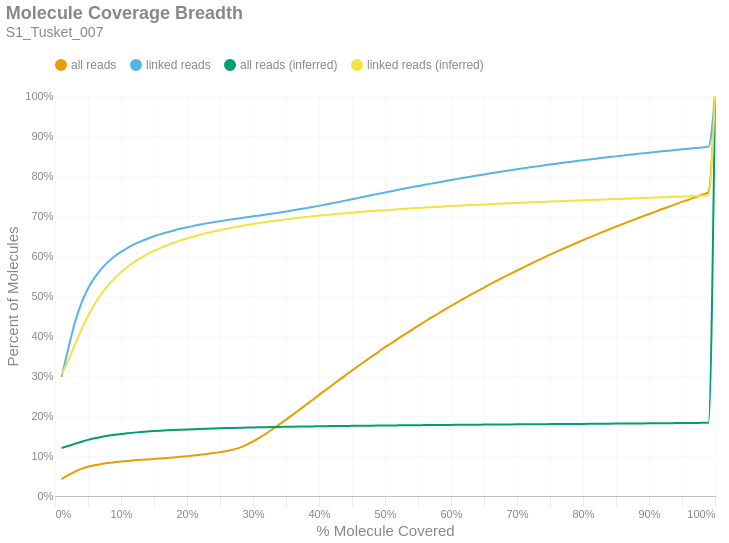

Write notebook code for a chart like this one.
### Markdown cell above
### Molecule Read Coverage
This chart shows molecule coverage breadth as computed by the number of bases aligned to that molecule. In other words, "*how much of each unique long molecule is actually sequenced/aligned?*" Keep in mind there is a distinction between sequences and alignments, since some sequences belonging to a particular molecule may not align well and wouldn't appear in the alignment data. This chart also shows molecule coverage breadth as computed by the *inferred fragment* from which the aligned sequences originate. Unlike read coverage, this calculation takes into account the total insert size, including unsequenced gaps between the forward and reverse reads. Like the previous figures, these are cumulative percents.

### Code cell
if SKIPLR:
    print_html(f"Skipped")
else:
    binned_df = consolidated_hist(valids['coverage_bp'], mask, 0.01, True)
    binned_df_inf = consolidated_hist(valids['coverage_inserts'], mask, 0.01, True)
    binned_df = binned_df.with_columns(pl.lit(binned_df_inf['all reads (cumsum)']).alias('all reads (inferred)'))
    binned_df = binned_df.with_columns(pl.lit(binned_df_inf['linked reads (cumsum)']).alias('linked reads (inferred)'))
    binned_df = binned_df.with_columns(
        (pl.col('bin').cast(pl.Float64) + 0.01).alias('right_edge')
    )

    with SafeRender(binned_df):
        (
            density_plot(binned_df, 'Molecule Coverage Breadth', samplename, 'molcov', ['all reads (inferred)','linked reads (inferred)'])
            .encode(
                #x=alt.X('bin:Q', title="% Molecule Covered").axis(format = '%').scale(padding=0),
                x=alt.X('right_edge:Q', title="% Molecule Covered").axis(format='%').scale(padding=0),
                y=alt.Y('value:Q', title='Percent of Molecules')
                    .axis(format='%')
                    .stack(False)
                    .scale(domainMin=0, padding=0),
                color=alt.Color("key:N").scale(domain = ["all reads", "linked reads", "all reads (inferred)", "linked reads (inferred)"]),
                tooltip = [
                    alt.Tooltip("key:N", title = "Data Type"),
                    alt.Tooltip("range_label:N", title="% Molecule Covered"),
                    alt.Tooltip("value:Q", format = ".2%", title="% Molecules")
                ]
            )
        ).display()

### Figure 1 — Vega-Lite specification as saved in the notebook (floating-point values rounded to 4 significant figures)
{"width": "container", "height": 400, "config": {"title": {"anchor": "start", "dy": -15, "fontSize": 18, "color": "#888888", "subtitleColor": "#888888", "subtitleFontSize": 14}, "arc": {"fill": "#0072B2"}, "axis": {"domainColor": "#888888", "domainWidth": 0.5, "gridWidth": 0.2, "grid": false, "titleFontWeight": 400, "titleFontSize": 15, "labelFontSize": 11, "labelColor": "#888888", "tickColor": "#888888", "tickWidth": 0.2, "titleColor": "#888888"}, "axisBand": {"grid": false}, "axisX": {"grid": true, "tickSize": 10, "domainCap": "round"}, "axisY": {"domain": false, "grid": true, "tickSize": 0, "domainCap": "round"}, "background": "transparent", "header": {"labelFontSize": 15, "labelColor": "#888888", "titleFontSize": 15, "titleFontWeight": 600, "titleColor": "#888888"}, "legend": {"labelFont": "sans-serif", "labelFontSize": 12, "labelColor": "#888888", "symbolSize": 100, "symbolType": "circle", "titleFontSize": 12, "titlePadding": 10, "titleColor": "#888888", "title": null, "orient": "top"}, "range": {"category": ["#E69F00", "#56B4E9", "#009E73", "#F0E442", "#0072B2", "#D55E00", "#CC79A7", "#000000"], "diverging": ["#cfe8f3", "#a2d4ec", "#73bfe2", "#46abdb", "#1696d2", "#12719e"]}, "area": {"fill": "#0072B2", "fillOpacity": 0.7, "line": true, "strokeOpacity": 0.7}, "line": {"color": "#0072B2", "stroke": "#0072B2", "strokeWidth": 2}, "trail": {"color": "#0072B2", "stroke": "#0072B2", "strokeWidth": 0, "size": 1}, "point": {"filled": true, "fillOpacity": 1.0, "size": 95}, "text": {"color": "#888888", "fontSize": 11, "align": "right", "fontWeight": 400, "size": 11}, "bar": {"fill": "#0072B2", "stroke": null}, "view": {"stroke": null, "continuousWidth": 660, "continuousHeight": 400}}, "data": {"name": "data-d1c6ac9ed2efee5294a600389d55372f"}, "mark": {"type": "line", "interpolate": "monotone", "point": {"opacity": 0, "size": 275}}, "encoding": {"color": {"field": "key", "scale": {"domain": ["all reads", "linked reads", "all reads (inferred)", "linked reads (inferred)"]}, "type": "nominal"}, "tooltip": [{"field": "key", "title": "Data Type", "type": "nominal"}, {"field": "range_label", "title": "% Molecule Covered", "type": "nominal"}, {"field": "value", "format": ".2%", "title": "% Molecules", "type": "quantitative"}], "x": {"axis": {"format": "%"}, "field": "right_edge", "scale": {"padding": 0}, "title": "% Molecule Covered", "type": "quantitative"}, "y": {"axis": {"format": "%"}, "field": "value", "scale": {"domainMin": 0, "padding": 0}, "stack": false, "title": "Percent of Molecules", "type": "quantitative"}}, "params": [{"name": "param_c36ac31b6afebe62", "select": {"type": "point", "fields": ["key"]}, "bind": "legend"}], "title": {"text": "Molecule Coverage Breadth", "subtitle": "S1_Tusket_007"}, "transform": [{"fold": ["all reads (cumsum)", "linked reads (cumsum)", "all reads (inferred)", "linked reads (inferred)"]}, {"calculate": "replace(datum.key, ' (cumsum)', '')", "as": "key"}, {"filter": {"param": "param_c36ac31b6afebe62"}}], "usermeta": {"embedOptions": {"downloadFileName": "S1_Tusket_007.molcov"}}, "$schema": "https://vega.github.io/schema/vega-lite/v6.1.0.json", "datasets": {"data-d1c6ac9ed2efee5294a600389d55372f": [{"bin": "0.0", "interval": "0.0-0.01", "all reads": 0.04237, "linked reads": 0.2979, "all reads (cumsum)": 0.04237, "linked reads (cumsum)": 0.2979, "range_label": "0.0-0.01", "all reads (inferred)": 0.1202, "linked reads (inferred)": 0.3036, "right_edge": 0.01}, {"bin": "0.01", "interval": "0.01-0.02", "all reads": 0.009678, "linked reads": 0.06955, "all reads (cumsum)": 0.05205, "linked reads (cumsum)": 0.3675, "range_label": "0.01-0.02", "all reads (inferred)": 0.1251, "linked reads (inferred)": 0.3386, "right_edge": 0.02}, {"bin": "0.02", "interval": "0.02-0.03", "all reads": 0.009022, "linked reads": 0.0656, "all reads (cumsum)": 0.06107, "linked reads (cumsum)": 0.4331, "range_label": "0.02-0.03", "all reads (inferred)": 0.1304, "linked reads (inferred)": 0.3771, "right_edge": 0.03}, {"bin": "0.03", "interval": "0.03-0.04", "all reads": 0.006864, "linked reads": 0.04922, "all reads (cumsum)": 0.06793, "linked reads (cumsum)": 0.4823, "range_label": "0.03-0.04", "all reads (inferred)": 0.1356, "linked reads (inferred)": 0.4154, "right_edge": 0.04}, {"bin": "0.04", "interval": "0.04-0.05", "all reads": 0.005062, "linked reads": 0.03627, "all reads (cumsum)": 0.073, "linked reads (cumsum)": 0.5186, "range_label": "0.04-0.05", "all reads (inferred)": 0.1403, "linked reads (inferred)": 0.4501, "right_edge": 0.05}, {"bin": "0.05", "interval": "0.05-0.06", "all reads": 0.003852, "linked reads": 0.02731, "all reads (cumsum)": 0.07685, "linked reads (cumsum)": 0.5459, "range_label": "0.05-0.06", "all reads (inferred)": 0.1443, "linked reads (inferred)": 0.4797, "right_edge": 0.06}, {"bin": "0.06", "interval": "0.06-0.07", "all reads": 0.003042, "linked reads": 0.0215, "all reads (cumsum)": 0.07989, "linked reads (cumsum)": 0.5674, "range_label": "0.06-0.07", "all reads (inferred)": 0.1477, "linked reads (inferred)": 0.5047, "right_edge": 0.07}, {"bin": "0.07", "interval": "0.07-0.08", "all reads": 0.002484, "linked reads": 0.01737, "all reads (cumsum)": 0.08237, "linked reads (cumsum)": 0.5847, "range_label": "0.07-0.08", "all reads (inferred)": 0.1505, "linked reads (inferred)": 0.5258, "right_edge": 0.08}, {"bin": "0.08", "interval": "0.08-0.09", "all reads": 0.002013, "linked reads": 0.01387, "all reads (cumsum)": 0.08439, "linked reads (cumsum)": 0.5986, "range_label": "0.08-0.09", "all reads (inferred)": 0.1529, "linked reads (inferred)": 0.5437, "right_edge": 0.09}, {"bin": "0.09", "interval": "0.09-0.1", "all reads": 0.001755, "linked reads": 0.01168, "all reads (cumsum)": 0.08614, "linked reads (cumsum)": 0.6103, "range_label": "0.09-0.1", "all reads (inferred)": 0.1551, "linked reads (inferred)": 0.5595, "right_edge": 0.1}, {"bin": "0.1", "interval": "0.1-0.11", "all reads": 0.00156, "linked reads": 0.01012, "all reads (cumsum)": 0.0877, "linked reads (cumsum)": 0.6204, "range_label": "0.1-0.11", "all reads (inferred)": 0.1569, "linked reads (inferred)": 0.5729, "right_edge": 0.11}, {"bin": "0.11", "interval": "0.11-0.12", "all reads": 0.001373, "linked reads": 0.008623, "all reads (cumsum)": 0.08908, "linked reads (cumsum)": 0.629, "range_label": "0.11-0.12", "all reads (inferred)": 0.1584, "linked reads (inferred)": 0.5846, "right_edge": 0.12}, {"bin": "0.12", "interval": "0.12-0.13", "all reads": 0.001264, "linked reads": 0.007487, "all reads (cumsum)": 0.09034, "linked reads (cumsum)": 0.6365, "range_label": "0.12-0.13", "all reads (inferred)": 0.1599, "linked reads (inferred)": 0.5952, "right_edge": 0.13}, {"bin": "0.13", "interval": "0.13-0.14", "all reads": 0.001182, "linked reads": 0.006707, "all reads (cumsum)": 0.09152, "linked reads (cumsum)": 0.6432, "range_label": "0.13-0.14", "all reads (inferred)": 0.1611, "linked reads (inferred)": 0.6045, "right_edge": 0.14}, {"bin": "0.14", "interval": "0.14-0.15", "all reads": 0.001133, "linked reads": 0.005998, "all reads (cumsum)": 0.09265, "linked reads (cumsum)": 0.6492, "range_label": "0.14-0.15", "all reads (inferred)": 0.1622, "linked reads (inferred)": 0.6129, "right_edge": 0.15}, {"bin": "0.15", "interval": "0.15-0.16", "all reads": 0.001164, "linked reads": 0.005374, "all reads (cumsum)": 0.09382, "linked reads (cumsum)": 0.6546, "range_label": "0.15-0.16", "all reads (inferred)": 0.1633, "linked reads (inferred)": 0.6204, "right_edge": 0.16}, {"bin": "0.16", "interval": "0.16-0.17", "all reads": 0.001267, "linked reads": 0.004853, "all reads (cumsum)": 0.09508, "linked reads (cumsum)": 0.6594, "range_label": "0.16-0.17", "all reads (inferred)": 0.1641, "linked reads (inferred)": 0.6269, "right_edge": 0.17}, {"bin": "0.17", "interval": "0.17-0.18", "all reads": 0.001369, "linked reads": 0.004434, "all reads (cumsum)": 0.09645, "linked reads (cumsum)": 0.6639, "range_label": "0.17-0.18", "all reads (inferred)": 0.165, "linked reads (inferred)": 0.6331, "right_edge": 0.18}, {"bin": "0.18", "interval": "0.18-0.19", "all reads": 0.001489, "linked reads": 0.004064, "all reads (cumsum)": 0.09794, "linked reads (cumsum)": 0.6679, "range_label": "0.18-0.19", "all reads (inferred)": 0.1657, "linked reads (inferred)": 0.6387, "right_edge": 0.19}, {"bin": "0.19", "interval": "0.19-0.2", "all reads": 0.001631, "linked reads": 0.003796, "all reads (cumsum)": 0.09957, "linked reads (cumsum)": 0.6717, "range_label": "0.19-0.2", "all reads (inferred)": 0.1664, "linked reads (inferred)": 0.6437, "right_edge": 0.2}, {"bin": "0.2", "interval": "0.2-0.21", "all reads": 0.001731, "linked reads": 0.003569, "all reads (cumsum)": 0.1013, "linked reads (cumsum)": 0.6753, "range_label": "0.2-0.21", "all reads (inferred)": 0.1671, "linked reads (inferred)": 0.6486, "right_edge": 0.21}, {"bin": "0.21", "interval": "0.21-0.22", "all reads": 0.001848, "linked reads": 0.003227, "all reads (cumsum)": 0.1032, "linked reads (cumsum)": 0.6785, "range_label": "0.21-0.22", "all reads (inferred)": 0.1677, "linked reads (inferred)": 0.6531, "right_edge": 0.22}, {"bin": "0.22", "interval": "0.22-0.23", "all reads": 0.001992, "linked reads": 0.003033, "all reads (cumsum)": 0.1051, "linked reads (cumsum)": 0.6816, "range_label": "0.22-0.23", "all reads (inferred)": 0.1683, "linked reads (inferred)": 0.6574, "right_edge": 0.23}, {"bin": "0.23", "interval": "0.23-0.24", "all reads": 0.002193, "linked reads": 0.002859, "all reads (cumsum)": 0.1073, "linked reads (cumsum)": 0.6844, "range_label": "0.23-0.24", "all reads (inferred)": 0.1688, "linked reads (inferred)": 0.6613, "right_edge": 0.24}, {"bin": "0.24", "interval": "0.24-0.25", "all reads": 0.002376, "linked reads": 0.002726, "all reads (cumsum)": 0.1097, "linked reads (cumsum)": 0.6872, "range_label": "0.24-0.25", "all reads (inferred)": 0.1693, "linked reads (inferred)": 0.665, "right_edge": 0.25}, {"bin": "0.25", "interval": "0.25-0.26", "all reads": 0.002703, "linked reads": 0.002551, "all reads (cumsum)": 0.1124, "linked reads (cumsum)": 0.6897, "range_label": "0.25-0.26", "all reads (inferred)": 0.1698, "linked reads (inferred)": 0.6684, "right_edge": 0.26}, {"bin": "0.26", "interval": "0.26-0.27", "all reads": 0.003473, "linked reads": 0.002404, "all reads (cumsum)": 0.1159, "linked reads (cumsum)": 0.6921, "range_label": "0.26-0.27", "all reads (inferred)": 0.1702, "linked reads (inferred)": 0.6715, "right_edge": 0.27}, {"bin": "0.27", "interval": "0.27-0.28", "all reads": 0.005061, "linked reads": 0.002348, "all reads (cumsum)": 0.121, "linked reads (cumsum)": 0.6945, "range_label": "0.27-0.28", "all reads (inferred)": 0.1706, "linked reads (inferred)": 0.6745, "right_edge": 0.28}, {"bin": "0.28", "interval": "0.28-0.29", "all reads": 0.006926, "linked reads": 0.002312, "all reads (cumsum)": 0.1279, "linked reads (cumsum)": 0.6968, "range_label": "0.28-0.29", "all reads (inferred)": 0.171, "linked reads (inferred)": 0.6773, "right_edge": 0.29}, {"bin": "0.29", "interval": "0.29-0.3", "all reads": 0.008382, "linked reads": 0.002321, "all reads (cumsum)": 0.1363, "linked reads (cumsum)": 0.6991, "range_label": "0.29-0.3", "all reads (inferred)": 0.1714, "linked reads (inferred)": 0.6801, "right_edge": 0.3}, {"bin": "0.3", "interval": "0.3-0.31", "all reads": 0.009467, "linked reads": 0.002291, "all reads (cumsum)": 0.1457, "linked reads (cumsum)": 0.7014, "range_label": "0.3-0.31", "all reads (inferred)": 0.1717, "linked reads (inferred)": 0.6827, "right_edge": 0.31}, {"bin": "0.31", "interval": "0.31-0.32", "all reads": 0.01051, "linked reads": 0.00247, "all reads (cumsum)": 0.1562, "linked reads (cumsum)": 0.7039, "range_label": "0.31-0.32", "all reads (inferred)": 0.1721, "linked reads (inferred)": 0.685, "right_edge": 0.32}, {"bin": "0.32", "interval": "0.32-0.33", "all reads": 0.01117, "linked reads": 0.002361, "all reads (cumsum)": 0.1674, "linked reads (cumsum)": 0.7062, "range_label": "0.32-0.33", "all reads (inferred)": 0.1724, "linked reads (inferred)": 0.6873, "right_edge": 0.33}, {"bin": "0.33", "interval": "0.33-0.34", "all reads": 0.01158, "linked reads": 0.002532, "all reads (cumsum)": 0.179, "linked reads (cumsum)": 0.7087, "range_label": "0.33-0.34", "all reads (inferred)": 0.1727, "linked reads (inferred)": 0.6896, "right_edge": 0.34}, {"bin": "0.34", "interval": "0.34-0.35", "all reads": 0.01181, "linked reads": 0.002595, "all reads (cumsum)": 0.1908, "linked reads (cumsum)": 0.7113, "range_label": "0.34-0.35", "all reads (inferred)": 0.173, "linked reads (inferred)": 0.6916, "right_edge": 0.35}, {"bin": "0.35", "interval": "0.35-0.36", "all reads": 0.01212, "linked reads": 0.002692, "all reads (cumsum)": 0.2029, "linked reads (cumsum)": 0.714, "range_label": "0.35-0.36", "all reads (inferred)": 0.1733, "linked reads (inferred)": 0.6937, "right_edge": 0.36}, {"bin": "0.36", "interval": "0.36-0.37", "all reads": 0.01232, "linked reads": 0.002695, "all reads (cumsum)": 0.2152, "linked reads (cumsum)": 0.7167, "range_label": "0.36-0.37", "all reads (inferred)": 0.1735, "linked reads (inferred)": 0.6957, "right_edge": 0.37}, {"bin": "0.37", "interval": "0.37-0.38", "all reads": 0.01237, "linked reads": 0.002762, "all reads (cumsum)": 0.2276, "linked reads (cumsum)": 0.7195, "range_label": "0.37-0.38", "all reads (inferred)": 0.1738, "linked reads (inferred)": 0.6975, "right_edge": 0.38}, {"bin": "0.38", "interval": "0.38-0.39", "all reads": 0.01243, "linked reads": 0.003015, "all reads (cumsum)": 0.24, "linked reads (cumsum)": 0.7225, "range_label": "0.38-0.39", "all reads (inferred)": 0.174, "linked reads (inferred)": 0.6993, "right_edge": 0.39}, {"bin": "0.39", "interval": "0.39-0.4", "all reads": 0.01277, "linked reads": 0.003166, "all reads (cumsum)": 0.2528, "linked reads (cumsum)": 0.7257, "range_label": "0.39-0.4", "all reads (inferred)": 0.1743, "linked reads (inferred)": 0.701, "right_edge": 0.4}, {"bin": "0.4", "interval": "0.4-0.41", "all reads": 0.01215, "linked reads": 0.00301, "all reads (cumsum)": 0.265, "linked reads (cumsum)": 0.7287, "range_label": "0.4-0.41", "all reads (inferred)": 0.1745, "linked reads (inferred)": 0.7026, "right_edge": 0.41}, {"bin": "0.41", "interval": "0.41-0.42", "all reads": 0.01229, "linked reads": 0.003148, "all reads (cumsum)": 0.2773, "linked reads (cumsum)": 0.7318, "range_label": "0.41-0.42", "all reads (inferred)": 0.1747, "linked reads (inferred)": 0.7041, "right_edge": 0.42}, {"bin": "0.42", "interval": "0.42-0.43", "all reads": 0.01232, "linked reads": 0.003348, "all reads (cumsum)": 0.2896, "linked reads (cumsum)": 0.7352, "range_label": "0.42-0.43", "all reads (inferred)": 0.1749, "linked reads (inferred)": 0.7056, "right_edge": 0.43}, {"bin": "0.43", "interval": "0.43-0.44", "all reads": 0.01205, "linked reads": 0.003267, "all reads (cumsum)": 0.3016, "linked reads (cumsum)": 0.7384, "range_label": "0.43-0.44", "all reads (inferred)": 0.1751, "linked reads (inferred)": 0.707, "right_edge": 0.44}, {"bin": "0.44", "interval": "0.44-0.45", "all reads": 0.012, "linked reads": 0.003344, "all reads (cumsum)": 0.3136, "linked reads (cumsum)": 0.7418, "range_label": "0.44-0.45", "all reads (inferred)": 0.1753, "linked reads (inferred)": 0.7084, "right_edge": 0.45}, {"bin": "0.45", "interval": "0.45-0.46", "all reads": 0.01188, "linked reads": 0.003548, "all reads (cumsum)": 0.3255, "linked reads (cumsum)": 0.7453, "range_label": "0.45-0.46", "all reads (inferred)": 0.1755, "linked reads (inferred)": 0.7097, "right_edge": 0.46}, {"bin": "0.46", "interval": "0.46-0.47", "all reads": 0.01163, "linked reads": 0.00345, "all reads (cumsum)": 0.3371, "linked reads (cumsum)": 0.7488, "range_label": "0.46-0.47", "all reads (inferred)": 0.1757, "linked reads (inferred)": 0.7111, "right_edge": 0.47}, {"bin": "0.47", "interval": "0.47-0.48", "all reads": 0.0117, "linked reads": 0.003488, "all reads (cumsum)": 0.3488, "linked reads (cumsum)": 0.7523, "range_label": "0.47-0.48", "all reads (inferred)": 0.1759, "linked reads (inferred)": 0.7124, "right_edge": 0.48}, {"bin": "0.48", "interval": "0.48-0.49", "all reads": 0.01101, "linked reads": 0.003299, "all reads (cumsum)": 0.3599, "linked reads (cumsum)": 0.7556, "range_label": "0.48-0.49", "all reads (inferred)": 0.1761, "linked reads (inferred)": 0.7135, "right_edge": 0.49}, {"bin": "0.49", "interval": "0.49-0.5", "all reads": 0.01216, "linked reads": 0.00342, "all reads (cumsum)": 0.372, "linked reads (cumsum)": 0.759, "range_label": "0.49-0.5", "all reads (inferred)": 0.1763, "linked reads (inferred)": 0.7147, "right_edge": 0.5}, {"bin": "0.5", "interval": "0.5-0.51", "all reads": 0.01019, "linked reads": 0.003148, "all reads (cumsum)": 0.3822, "linked reads (cumsum)": 0.7621, "range_label": "0.5-0.51", "all reads (inferred)": 0.1764, "linked reads (inferred)": 0.7158, "right_edge": 0.51}, {"bin": "0.51", "interval": "0.51-0.52", "all reads": 0.01133, "linked reads": 0.003346, "all reads (cumsum)": 0.3935, "linked reads (cumsum)": 0.7655, "range_label": "0.51-0.52", "all reads (inferred)": 0.1766, "linked reads (inferred)": 0.717, "right_edge": 0.52}, {"bin": "0.52", "interval": "0.52-0.53", "all reads": 0.01072, "linked reads": 0.003195, "all reads (cumsum)": 0.4042, "linked reads (cumsum)": 0.7687, "range_label": "0.52-0.53", "all reads (inferred)": 0.1768, "linked reads (inferred)": 0.718, "right_edge": 0.53}, {"bin": "0.53", "interval": "0.53-0.54", "all reads": 0.01062, "linked reads": 0.003069, "all reads (cumsum)": 0.4149, "linked reads (cumsum)": 0.7718, "range_label": "0.53-0.54", "all reads (inferred)": 0.1769, "linked reads (inferred)": 0.7191, "right_edge": 0.54}, {"bin": "0.54", "interval": "0.54-0.55", "all reads": 0.01033, "linked reads": 0.00304, "all reads (cumsum)": 0.4252, "linked reads (cumsum)": 0.7748, "range_label": "0.54-0.55", "all reads (inferred)": 0.1771, "linked reads (inferred)": 0.7201, "right_edge": 0.55}, {"bin": "0.55", "interval": "0.55-0.56", "all reads": 0.01044, "linked reads": 0.003091, "all reads (cumsum)": 0.4356, "linked reads (cumsum)": 0.7779, "range_label": "0.55-0.56", "all reads (inferred)": 0.1772, "linked reads (inferred)": 0.721, "right_edge": 0.56}, {"bin": "0.56", "interval": "0.56-0.57", "all reads": 0.01014, "linked reads": 0.00306, "all reads (cumsum)": 0.4458, "linked reads (cumsum)": 0.7809, "range_label": "0.56-0.57", "all reads (inferred)": 0.1774, "linked reads (inferred)": 0.722, "right_edge": 0.57}, {"bin": "0.57", "interval": "0.57-0.58", "all reads": 0.009847, "linked reads": 0.003069, "all reads (cumsum)": 0.4556, "linked reads (cumsum)": 0.784, "range_label": "0.57-0.58", "all reads (inferred)": 0.1775, "linked reads (inferred)": 0.7229, "right_edge": 0.58}, {"bin": "0.58", "interval": "0.58-0.59", "all reads": 0.009839, "linked reads": 0.002974, "all reads (cumsum)": 0.4655, "linked reads (cumsum)": 0.787, "range_label": "0.58-0.59", "all reads (inferred)": 0.1776, "linked reads (inferred)": 0.7239, "right_edge": 0.59}, {"bin": "0.59", "interval": "0.59-0.6", "all reads": 0.009853, "linked reads": 0.002898, "all reads (cumsum)": 0.4753, "linked reads (cumsum)": 0.7899, "range_label": "0.59-0.6", "all reads (inferred)": 0.1778, "linked reads (inferred)": 0.7248, "right_edge": 0.6}, {"bin": "0.6", "interval": "0.6-0.61", "all reads": 0.009282, "linked reads": 0.002942, "all reads (cumsum)": 0.4846, "linked reads (cumsum)": 0.7928, "range_label": "0.6-0.61", "all reads (inferred)": 0.1779, "linked reads (inferred)": 0.7257, "right_edge": 0.61}, {"bin": "0.61", "interval": "0.61-0.62", "all reads": 0.009587, "linked reads": 0.002717, "all reads (cumsum)": 0.4942, "linked reads (cumsum)": 0.7955, "range_label": "0.61-0.62", "all reads (inferred)": 0.1781, "linked reads (inferred)": 0.7265, "right_edge": 0.62}, {"bin": "0.62", "interval": "0.62-0.63", "all reads": 0.009092, "linked reads": 0.002843, "all reads (cumsum)": 0.5033, "linked reads (cumsum)": 0.7984, "range_label": "0.62-0.63", "all reads (inferred)": 0.1782, "linked reads (inferred)": 0.7273, "right_edge": 0.63}, {"bin": "0.63", "interval": "0.63-0.64", "all reads": 0.009057, "linked reads": 0.002832, "all reads (cumsum)": 0.5123, "linked reads (cumsum)": 0.8012, "range_label": "0.63-0.64", "all reads (inferred)": 0.1783, "linked reads (inferred)": 0.7281, "right_edge": 0.64}, {"bin": "0.64", "interval": "0.64-0.65", "all reads": 0.008827, "linked reads": 0.002668, "all reads (cumsum)": 0.5212, "linked reads (cumsum)": 0.8039, "range_label": "0.64-0.65", "all reads (inferred)": 0.1785, "linked reads (inferred)": 0.729, "right_edge": 0.65}, {"bin": "0.65", "interval": "0.65-0.66", "all reads": 0.00907, "linked reads": 0.002726, "all reads (cumsum)": 0.5302, "linked reads (cumsum)": 0.8066, "range_label": "0.65-0.66", "all reads (inferred)": 0.1786, "linked reads (inferred)": 0.7297, "right_edge": 0.66}, {"bin": "0.66", "interval": "0.66-0.67", "all reads": 0.008539, "linked reads": 0.002645, "all reads (cumsum)": 0.5388, "linked reads (cumsum)": 0.8093, "range_label": "0.66-0.67", "all reads (inferred)": 0.1787, "linked reads (inferred)": 0.7305, "right_edge": 0.67}, {"bin": "0.67", "interval": "0.67-0.68", "all reads": 0.008453, "linked reads": 0.002503, "all reads (cumsum)": 0.5472, "linked reads (cumsum)": 0.8118, "range_label": "0.67-0.68", "all reads (inferred)": 0.1788, "linked reads (inferred)": 0.7313, "right_edge": 0.68}, {"bin": "0.68", "interval": "0.68-0.69", "all reads": 0.008247, "linked reads": 0.002622, "all reads (cumsum)": 0.5555, "linked reads (cumsum)": 0.8144, "range_label": "0.68-0.69", "all reads (inferred)": 0.179, "linked reads (inferred)": 0.732, "right_edge": 0.69}, {"bin": "0.69", "interval": "0.69-0.7", "all reads": 0.008262, "linked reads": 0.002499, "all reads (cumsum)": 0.5637, "linked reads (cumsum)": 0.8169, "range_label": "0.69-0.7", "all reads (inferred)": 0.1791, "linked reads (inferred)": 0.7328, "right_edge": 0.7}, {"bin": "0.7", "interval": "0.7-0.71", "all reads": 0.008064, "linked reads": 0.00242, "all reads (cumsum)": 0.5718, "linked reads (cumsum)": 0.8193, "range_label": "0.7-0.71", "all reads (inferred)": 0.1792, "linked reads (inferred)": 0.7334, "right_edge": 0.71}, {"bin": "0.71", "interval": "0.71-0.72", "all reads": 0.007938, "linked reads": 0.002424, "all reads (cumsum)": 0.5797, "linked reads (cumsum)": 0.8217, "range_label": "0.71-0.72", "all reads (inferred)": 0.1793, "linked reads (inferred)": 0.7341, "right_edge": 0.72}, {"bin": "0.72", "interval": "0.72-0.73", "all reads": 0.007976, "linked reads": 0.002321, "all reads (cumsum)": 0.5877, "linked reads (cumsum)": 0.824, "range_label": "0.72-0.73", "all reads (inferred)": 0.1795, "linked reads (inferred)": 0.7348, "right_edge": 0.73}, {"bin": "0.73", "interval": "0.73-0.74", "all reads": 0.00765, "linked reads": 0.00235, "all reads (cumsum)": 0.5954, "linked reads (cumsum)": 0.8264, "range_label": "0.73-0.74", "all reads (inferred)": 0.1796, "linked reads (inferred)": 0.7354, "right_edge": 0.74}, {"bin": "0.74", "interval": "0.74-0.75", "all reads": 0.008054, "linked reads": 0.002393, "all reads (cumsum)": 0.6034, "linked reads (cumsum)": 0.8288, "range_label": "0.74-0.75", "all reads (inferred)": 0.1797, "linked reads (inferred)": 0.7361, "right_edge": 0.75}, {"bin": "0.75", "interval": "0.75-0.76", "all reads": 0.007374, "linked reads": 0.002127, "all reads (cumsum)": 0.6108, "linked reads (cumsum)": 0.8309, "range_label": "0.75-0.76", "all reads (inferred)": 0.1798, "linked reads (inferred)": 0.7367, "right_edge": 0.76}, {"bin": "0.76", "interval": "0.76-0.77", "all reads": 0.007358, "linked reads": 0.002114, "all reads (cumsum)": 0.6181, "linked reads (cumsum)": 0.833, "range_label": "0.76-0.77", "all reads (inferred)": 0.1799, "linked reads (inferred)": 0.7374, "right_edge": 0.77}, {"bin": "0.77", "interval": "0.77-0.78", "all reads": 0.007203, "linked reads": 0.002174, "all reads (cumsum)": 0.6254, "linked reads (cumsum)": 0.8352, "range_label": "0.77-0.78", "all reads (inferred)": 0.1801, "linked reads (inferred)": 0.738, "right_edge": 0.78}, {"bin": "0.78", "interval": "0.78-0.79", "all reads": 0.007108, "linked reads": 0.002163, "all reads (cumsum)": 0.6325, "linked reads (cumsum)": 0.8374, "range_label": "0.78-0.79", "all reads (inferred)": 0.1802, "linked reads (inferred)": 0.7386, "right_edge": 0.79}, {"bin": "0.79", "interval": "0.79-0.8", "all reads": 0.007387, "linked reads": 0.002075, "all reads (cumsum)": 0.6398, "linked reads (cumsum)": 0.8394, "range_label": "0.79-0.8", "all reads (inferred)": 0.1803, "linked reads (inferred)": 0.7393, "right_edge": 0.8}, {"bin": "0.8", "interval": "0.8-0.81", "all reads": 0.006709, "linked reads": 0.001935, "all reads (cumsum)": 0.6466, "linked reads (cumsum)": 0.8414, "range_label": "0.8-0.81", "all reads (inferred)": 0.1804, "linked reads (inferred)": 0.7399, "right_edge": 0.81}, {"bin": "0.81", "interval": "0.81-0.82", "all reads": 0.00682, "linked reads": 0.002034, "all reads (cumsum)": 0.6534, "linked reads (cumsum)": 0.8434, "range_label": "0.81-0.82", "all reads (inferred)": 0.1806, "linked reads (inferred)": 0.7405, "right_edge": 0.82}, {"bin": "0.82", "interval": "0.82-0.83", "all reads": 0.006772, "linked reads": 0.002046, "all reads (cumsum)": 0.6601, "linked reads (cumsum)": 0.8455, "range_label": "0.82-0.83", "all reads (inferred)": 0.1807, "linked reads (inferred)": 0.7411, "right_edge": 0.83}, {"bin": "0.83", "interval": "0.83-0.84", "all reads": 0.006685, "linked reads": 0.001794, "all reads (cumsum)": 0.6668, "linked reads (cumsum)": 0.8473, "range_label": "0.83-0.84", "all reads (inferred)": 0.1808, "linked reads (inferred)": 0.7417, "right_edge": 0.84}, {"bin": "0.84", "interval": "0.84-0.85", "all reads": 0.006449, "linked reads": 0.001811, "all reads (cumsum)": 0.6733, "linked reads (cumsum)": 0.8491, "range_label": "0.84-0.85", "all reads (inferred)": 0.181, "linked reads (inferred)": 0.7424, "right_edge": 0.85}, {"bin": "0.85", "interval": "0.85-0.86", "all reads": 0.006497, "linked reads": 0.00189, "all reads (cumsum)": 0.6798, "linked reads (cumsum)": 0.851, "range_label": "0.85-0.86", "all reads (inferred)": 0.1811, "linked reads (inferred)": 0.743, "right_edge": 0.86}, {"bin": "0.86", "interval": "0.86-0.87", "all reads": 0.006408, "linked reads": 0.00191, "all reads (cumsum)": 0.6862, "linked reads (cumsum)": 0.8529, "range_label": "0.86-0.87", "all reads (inferred)": 0.1812, "linked reads (inferred)": 0.7436, "right_edge": 0.87}, {"bin": "0.87", "interval": "0.87-0.88", "all reads": 0.00639, "linked reads": 0.001847, "all reads (cumsum)": 0.6926, "linked reads (cumsum)": 0.8547, "range_label": "0.87-0.88", "all reads (inferred)": 0.1814, "linked reads (inferred)": 0.7443, "right_edge": 0.88}, {"bin": "0.88", "interval": "0.88-0.89", "all reads": 0.006287, "linked reads": 0.001859, "all reads (cumsum)": 0.6989, "linked reads (cumsum)": 0.8566, "range_label": "0.88-0.89", "all reads (inferred)": 0.1815, "linked reads (inferred)": 0.7449, "right_edge": 0.89}, {"bin": "0.89", "interval": "0.89-0.9", "all reads": 0.006201, "linked reads": 0.001665, "all reads (cumsum)": 0.7051, "linked reads (cumsum)": 0.8582, "range_label": "0.89-0.9", "all reads (inferred)": 0.1816, "linked reads (inferred)": 0.7455, "right_edge": 0.9}, {"bin": "0.9", "interval": "0.9-0.91", "all reads": 0.005842, "linked reads": 0.001778, "all reads (cumsum)": 0.7109, "linked reads (cumsum)": 0.86, "range_label": "0.9-0.91", "all reads (inferred)": 0.1818, "linked reads (inferred)": 0.7462, "right_edge": 0.91}, {"bin": "0.91", "interval": "0.91-0.92", "all reads": 0.006529, "linked reads": 0.001755, "all reads (cumsum)": 0.7174, "linked reads (cumsum)": 0.8618, "range_label": "0.91-0.92", "all reads (inferred)": 0.1819, "linked reads (inferred)": 0.7468, "right_edge": 0.92}, {"bin": "0.92", "interval": "0.92-0.93", "all reads": 0.005599, "linked reads": 0.001548, "all reads (cumsum)": 0.723, "linked reads (cumsum)": 0.8633, "range_label": "0.92-0.93", "all reads (inferred)": 0.1821, "linked reads (inferred)": 0.7473, "right_edge": 0.93}, {"bin": "0.93", "interval": "0.93-0.94", "all reads": 0.006024, "linked reads": 0.001636, "all reads (cumsum)": 0.7291, "linked reads (cumsum)": 0.8649, "range_label": "0.93-0.94", "all reads (inferred)": 0.1822, "linked reads (inferred)": 0.7479, "right_edge": 0.94}, {"bin": "0.94", "interval": "0.94-0.95", "all reads": 0.006352, "linked reads": 0.001696, "all reads (cumsum)": 0.7354, "linked reads (cumsum)": 0.8666, "range_label": "0.94-0.95", "all reads (inferred)": 0.1824, "linked reads (inferred)": 0.7485, "right_edge": 0.95}, {"bin": "0.95", "interval": "0.95-0.96", "all reads": 0.005251, "linked reads": 0.00162, "all reads (cumsum)": 0.7407, "linked reads (cumsum)": 0.8683, "range_label": "0.95-0.96", "all reads (inferred)": 0.1825, "linked reads (inferred)": 0.7491, "right_edge": 0.96}, {"bin": "0.96", "interval": "0.96-0.97", "all reads": 0.006118, "linked reads": 0.001485, "all reads (cumsum)": 0.7468, "linked reads (cumsum)": 0.8697, "range_label": "0.96-0.97", "all reads (inferred)": 0.1827, "linked reads (inferred)": 0.7498, "right_edge": 0.97}, {"bin": "0.97", "interval": "0.97-0.98", "all reads": 0.006291, "linked reads": 0.001498, "all reads (cumsum)": 0.7531, "linked reads (cumsum)": 0.8712, "range_label": "0.97-0.98", "all reads (inferred)": 0.1829, "linked reads (inferred)": 0.7506, "right_edge": 0.98}, {"bin": "0.98", "interval": "0.98-0.99", "all reads": 0.005879, "linked reads": 0.001555, "all reads (cumsum)": 0.759, "linked reads (cumsum)": 0.8728, "range_label": "0.98-0.99", "all reads (inferred)": 0.1832, "linked reads (inferred)": 0.7516, "right_edge": 0.99}, {"bin": "0.99", "interval": "0.99-1.0", "all reads": 0.241, "linked reads": 0.1272, "all reads (cumsum)": 1.0, "linked reads (cumsum)": 1.0, "range_label": "0.99-1.0", "all reads (inferred)": 1.0, "linked reads (inferred)": 1.0, "right_edge": 1.0}]}}
